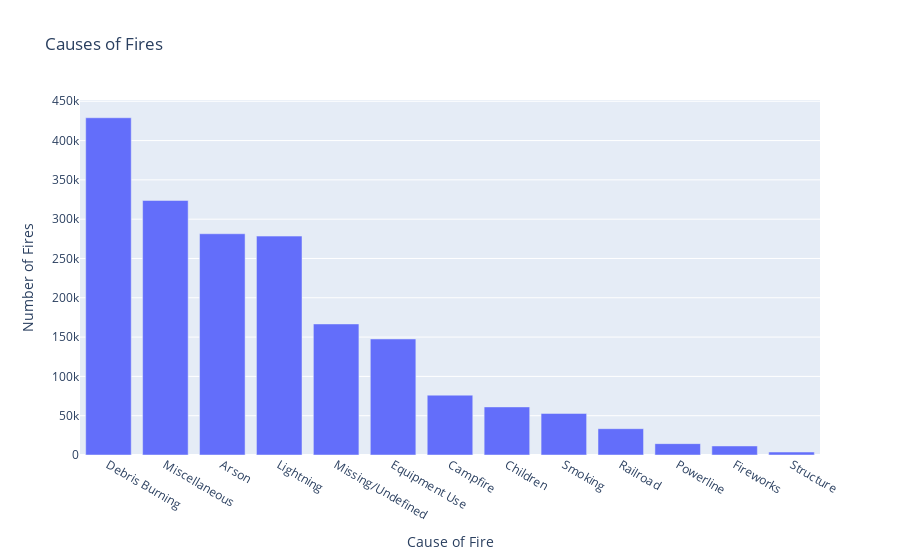

The notebook cell saved with this chart:
### Code cell
# Bar chart of fire counts vs cause

fire_cause_df = df[['OBJECTID','STAT_CAUSE_DESCR']]

fire_cause_df = fire_cause_df.groupby('STAT_CAUSE_DESCR').count()

fig = px.bar(fire_cause_df, labels={
                     "STAT_CAUSE_DESCR": "Cause of Fire",
                     "value": "Number of Fires"
                 },
                title="Causes of Fires")

fig. update_layout(showlegend=False, xaxis={'categoryorder':'total descending'})


fig.show()
##fig.write_image("fig1.png")

### Figure 1 — Plotly figure (JSON) as saved in the notebook; plotly's stock layout.template omitted (floating-point values rounded to 4 significant figures)
{"data": [{"alignmentgroup": "True", "hovertemplate": "variable=OBJECTID<br>Cause of Fire=%{x}<br>Number of Fires=%{y}<extra></extra>", "legendgroup": "OBJECTID", "marker": {"color": "#636efa", "pattern": {"shape": ""}}, "name": "OBJECTID", "offsetgroup": "OBJECTID", "orientation": "v", "showlegend": true, "textposition": "auto", "type": "bar", "x": ["Arson", "Campfire", "Children", "Debris Burning", "Equipment Use", "Fireworks", "Lightning", "Miscellaneous", "Missing/Undefined", "Powerline", "Railroad", "Smoking", "Structure"], "xaxis": "x", "y": [281455, 76139, 61167, 429028, 147612, 11500, 278468, 323805, 166723, 14448, 33455, 52869, 3796], "yaxis": "y"}], "layout": {"barmode": "relative", "legend": {"title": {"text": "variable"}, "tracegroupgap": 0}, "showlegend": false, "title": {"text": "Causes of Fires"}, "xaxis": {"anchor": "y", "categoryorder": "total descending", "domain": [0, 1], "title": {"text": "Cause of Fire"}}, "yaxis": {"anchor": "x", "domain": [0, 1], "title": {"text": "Number of Fires"}}}}
